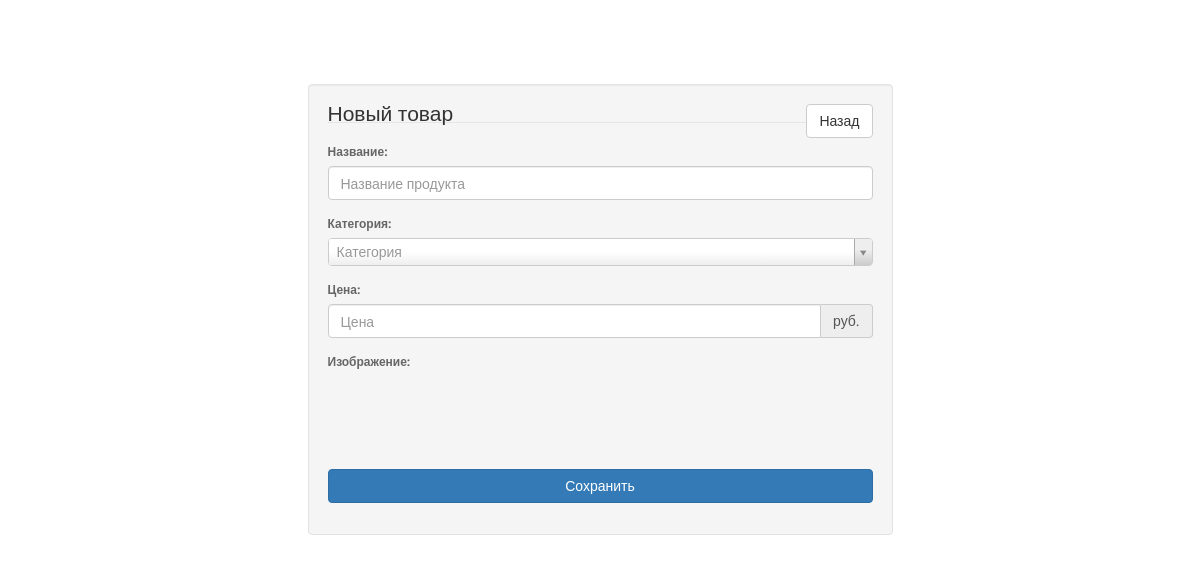
/index.php/admin/create_product (signed in), run on an earlier commit of the app's database.
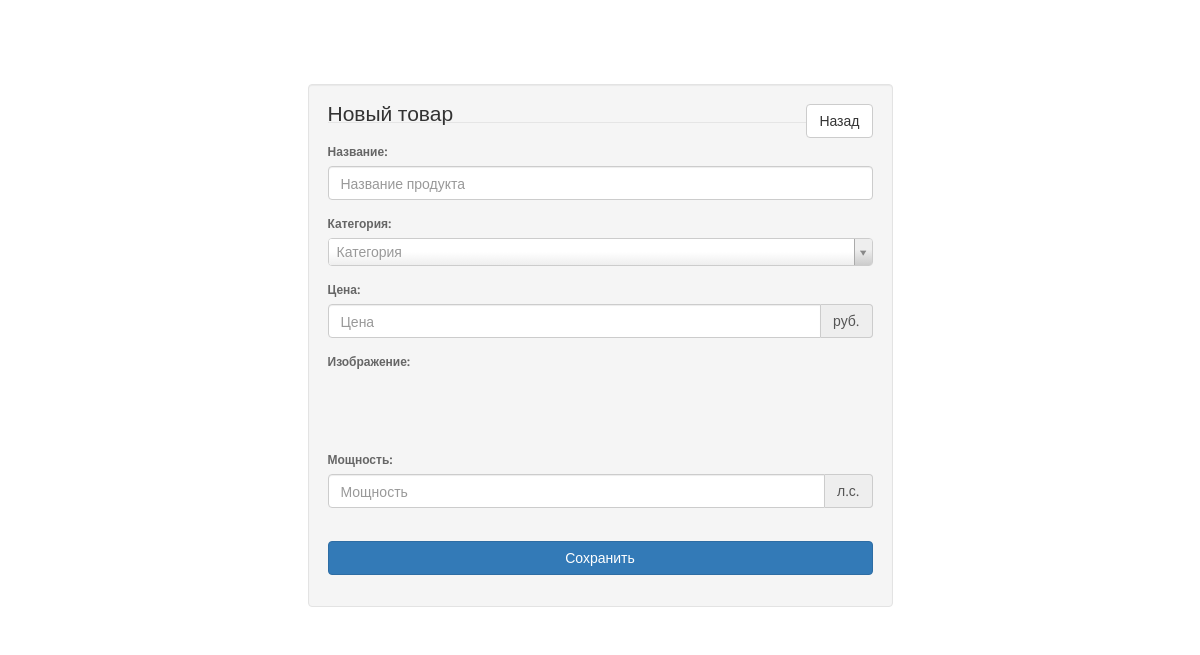
And on a later commit of the database.
### tables this page shows
CREATE TABLE IF NOT EXISTS `filters` (
  `id` int(11) NOT NULL,
  `parameter` text NOT NULL,
  `type` int(1) NOT NULL,
  `atr` text NOT NULL,
  `name` text NOT NULL
);

### application/controllers/admin.php (called while the page is built, shortened)
<?php if ( ! defined('BASEPATH')) exit('No direct script access allowed');
class Admin extends CI_Controller {
	public function create_product()
	{
		$filters = $this->shop_model->get_filters();
		if(!isset($_POST['act']))
		{
			$data = array(
					'id'=>'',
					'name'=>'',
					'category'=>'',
					'price'=>'',
					'error'=>'',
					'img'=>'stay',
					'allcategory'=>$this->shop_model->get_multilevel_menu(),
					'forfilters'=>$this->shop_model->get_filters(),
					'new'=>true
				);
			foreach ($filters as $filter => $value) {
				$data[$value['parameter']] = '';
			}
			return $this->load->view('admin/editproducts', $data);
		}
		$val = $this->shop_model->validate_edit_product($this->input->post('name'), $this->input->post('category'), $this->input->post('price'), $this->input->post('img'), true);
		$data = array(
				'name'=>$this->input->post('name'),
				'category'=>$this->input->post('category'),
				'price'=>$this->input->post('price'),
				'error'=>$val['error'],
				'id'=>'',
				'img'=>$this->input->post('img'),
				'allcategory'=>$this->shop_model->get_multilevel_menu(),
				'forfilters'=>$this->shop_model->get_filters(),
				'new'=>true
			);
		return $this->load->view('admin/editproducts', $data);
	}
}

### index.php (called while the page is built, shortened)
<?php
require_once BASEPATH.'core/CodeIgniter.php';

### application/models/shop_model.php (called while the page is built, shortened)
<?php if ( ! defined('BASEPATH')) exit('No direct script access allowed');
class Shop_Model extends CI_Model {
    var $FILTERS_TABLE = 'filters';
    public function get_filters()
    {
        $data = [];
        $query = $this->db->get_where($this->FILTERS_TABLE)->result_array();
        foreach ($query as $row => $val) {
            $data[$val['parameter']] = $val;
        }
        return $data;
    }
}

### application/views/admin/editproducts.php (the view, shortened to what this page needs)
<html>
<head>
</head>
<body style="overflow-y: scroll;">
	<div class="container" id="loginForm">
		<div class="row">
			<div class="col-sm-6 col-sm-offset-3 well">
				<?php
					$name_t = $name;
					if($name=='')
						$name_t = 'Новый товар';
					$url = $this->config->site_url().'admin/edit_product/'.$id;
					if($id=='')
						$url = $this->config->site_url().'admin/create_product';
				?>
				<legend><?=$name_t?> <a href="<?=$this->config->site_url()?>admin/products" class="btn btn-default but-back">Назад</a></legend>
				<form method="POST" action="<?=$url?>" accept-charset="UTF-8">
					<div class="form-group">
						<label for="name">Название: </label>
						<input type="text" id="name" class="form-control" name="name" placeholder="Название продукта" maxlength="250" value="<?=$name?>">
					</div>
					<div class="form-group">
						<label for="category">Категория: </label>
					</div>
					<div class="form-group">
						<label for="price">Цена: </label>
						<div class="input-group">
							<input type="number" id="price" class="form-control" name="price" placeholder="Цена" value="<?=$price?>">
							<span class="input-group-addon">руб.</span>
						</div>
					</div>
					<div class="form-group">
						<label>Изображение: </label>
						<div id="for_img_loader">
						</div>
					</div>
					<?php
						foreach ($forfilters as $filter => $value) {
							echo '<div class="form-group">';
								echo '<label for="'.$value['parameter'].'">'.$value['name'].': </label>';
								echo '<div class="input-group">';
									echo '<input id="'.$value['parameter'].'" name="'.$value['parameter'].'" placeholder="'.$value['name'].'" value="'.$$value['parameter'].'" class="form-control">';
									echo '<span class="input-group-addon">'.$value['atr'].'</span>';
								echo '</div>';
							echo '</div>';
						}
					?>
					<br>
					<?php
					if($new)
						echo '<button type="submit" name="act" class="btn btn-primary btn-block">Сохранить</button>';
					else
						echo '<div class="btn-group btn_panel btn-del-save"><button type="submit" name="act" class="btn btn-primary">Сохранить</button><button type="button" onclick="del_product('.$id.', \''.$name.'\')" class="btn btn-danger">Удалить</button></div>';
					?>
				</form>
			</div>
		</div>
	</div>
</body>
</html>

What changed in the data, as far as the page shows it:
added filters: name "Мощность", moschnostj "Мощность", atr "л.с."
